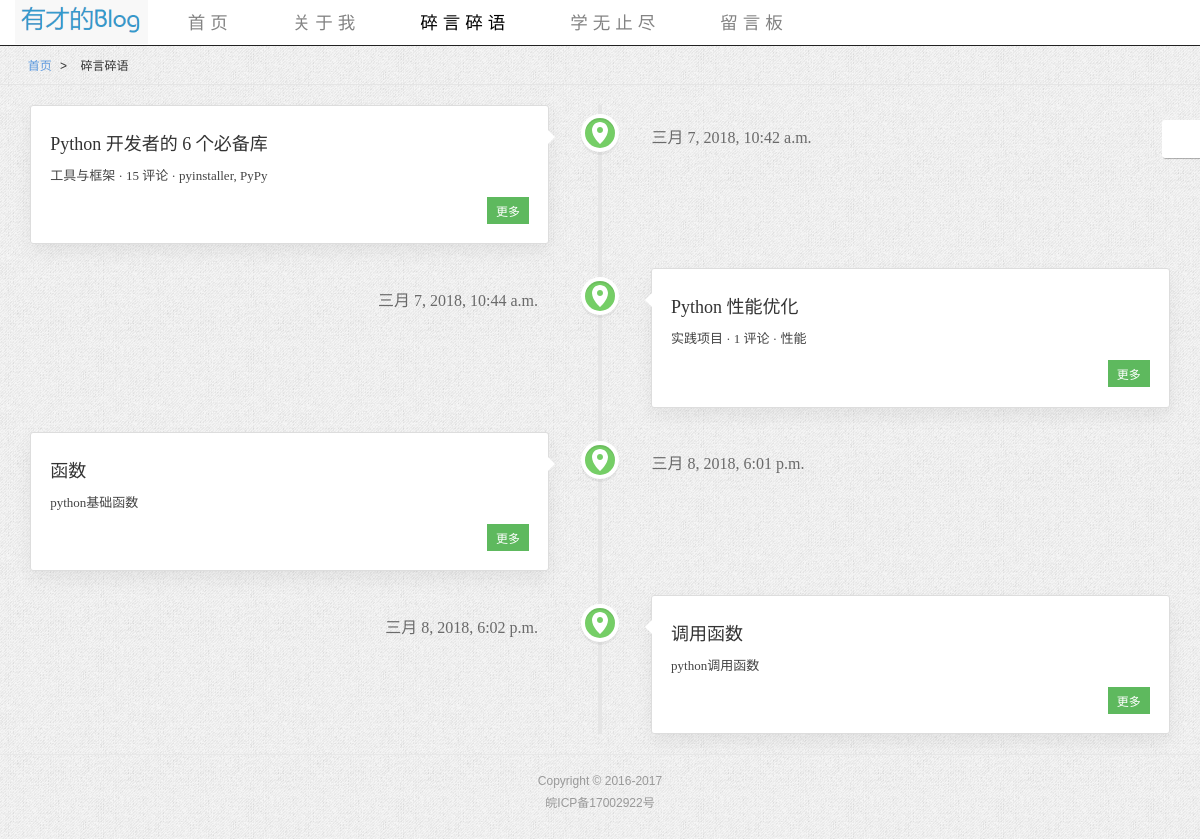
/mood.html, run on the app's committed database.
### myadmin/models.py (models this page shows)
class article(models.Model):
    title=models.CharField(max_length=100,null=True)
    image=models.ImageField(null=True)
    count=models.IntegerField(default=10)
    desc=models.CharField(max_length=200)
    content=models.TextField(null=True)
    sort=models.IntegerField(null=True)
    add_time=models.DateTimeField(auto_now_add=True)
    update_time=models.DateTimeField(auto_now=True)
    cat =models.ForeignKey('article_cat',to_field='id')

### home/views.py (the view)
# urls.py: url(r'^mood.html$',views.mood,name='mood'),
def mood(request):
    res = models.article.objects.all()
    return render(request, 'home/mood.html', {'res': res})

### templates/home/mood.html (shortened to what this page needs)
<!DOCTYPE HTML>
<html>
<head>
<link rel="stylesheet" type="text/css" href="/static/home/plugin/h-ui/css/H-ui.min.css" />
<link rel="stylesheet" type="text/css" href="/static/home/plugin/Hui-iconfont/1.0.8/iconfont.min.css" />
<link rel="stylesheet" type="text/css" href="/static/home/css/common.css" />
<link rel="stylesheet" type="text/css" href="/static/home/plugin/pifu/pifu.css" />
<link rel="stylesheet" type="text/css" href="/static/home/css/timeline.css" />
</head>
<body>
<header class="navbar-wrapper">
    <div class="navbar navbar-fixed-top">
        <div class="container cl">
            <a class="navbar-logo hidden-xs" href="/">
                <img class="logo" src="/static/home/img/logo.png" alt="Lao王博客" />
            </a>
            <nav class="nav navbar-nav nav-collapse w_menu" role="navigation">
                <ul class="cl">
                    <li class="active"> <a href="index.html" data-hover="首页">首页</a> </li>
                    <li> <a href="about.html" data-hover="关于我">关于我</a> </li>
                    <li> <a href="mood.html" data-hover="碎言碎语">碎言碎语</a> </li>
                    <li><a href="article.html" data-hover="学无止尽">学无止尽</a></li>
                    <li> <a href="board.html" data-hover="留言板">留言板</a> </li>
                </ul>
            </nav>
        </div>
    </div>
</header>
<nav class="breadcrumb">
    <div class="container"><i class="Hui-iconfont">&#xe67f;</i> <a href="/" class="c-primary">首页</a> <span class="c-gray en">&gt;</span> <span class="c-gray">碎言碎语</span></div>
</nav>
<section class="container mt-20">
    <div class="container-fluid">
        <div class="timeline">
        	        {% for i in res %}
					<div class="cd-timeline-block">
					    <div class="cd-timeline-img cd-picture">
					        <img src="/static/home/css/timeline/cd-icon-location.svg" alt="position">
					    </div>
					    <div class="cd-timeline-content">
					        <h4>{{ i.title }}</h4>
					        <p>{{ i.desc }}</p>
					        <a href="article_detail.html" class="f-r"><input class="btn btn-success size-S" type="button" value="更多"></a>
					        <span class="cd-date">{{ i.add_time }}</span>
					    </div>
					</div>
            {% endfor %}
        </div>
    </div>
</section>
<footer class="footer mt-20">
    <div class="container-fluid" id="foot">
        <p>Copyright &copy; 2016-2017  <br>
            <a href="http://www.miitbeian.gov.cn/" target="_blank">皖ICP备17002922号</a><br>
        </p>
    </div>
</footer>
</body>
</html>

### static/home/css/common.css (style rules this page uses)
body { background:url(../img/001.png) repeat 0 0; }
.container:after { content:""; display: block; clear: both; }
.navbar.navbar-fixed-top { border-bottom: 1px #222 solid; }
.nav ul li.active a { color:#000; }
.nav>ul>li>a { padding: 0 30px; outline: none; color: #838383; text-decoration: none; letter-spacing: 5px; text-shadow: 0 0 1px rgba(255,255,255,0.3); font-size: 1.25em; }
.nav>ul>li>a::before { color: #000; content: attr(data-hover); position: absolute; opacity: 0; text-shadow: 0 0 1px rgba(255,255,255,0.3); -webkit-transform: scale(1.1) translateX(10px) translateY(-10px) rotate(4deg); -moz-transform: scale(1.1) translateX(10px) translateY(-10px) rotate(4deg); transform: scale(1.1) translateX(10px) translateY(-10px) rotate(4deg); -webkit-transition: -webkit-transform 0.3s, opacity 0.3s; -moz-transition: -moz-transform 0.3s, opacity 0.3s; transition: transform 0.3s, opacity 0.3s; pointer-events: none; }
ul { list-style: none; }

### static/home/css/timeline.css (style rules this page uses)
.timeline { position: relative; font-size: 100%; font-family: "Microsoft yahei", serif; }
.timeline::before { content: ''; position: absolute; top: 0; left: 18px; height: 100%; width: 4px; background: #E5E5E5; }
.cd-timeline-block { position: relative; margin: 2em 0; }
.cd-timeline-block:after { content: ""; display: table; clear: both; }
.cd-timeline-block:first-child { margin-top: 0; }
.cd-timeline-block:last-child { margin-bottom: 0; }
.cd-timeline-img { position: absolute; top: 13px; left: 3px; width: 30px; height: 30px; border-radius: 50%; box-shadow: 0 0 0 4px #ffffff, inset 0 2px 0 rgba(0, 0, 0, 0.08), 0 3px 0 4px rgba(0, 0, 0, 0.05); }
.cd-timeline-img img { display: block; width: 24px; height: 24px; position: relative; left: 50%; top: 50%; margin-left: -12px; margin-top: -12px; }
.cd-timeline-img.cd-picture { background: #75ce66; }
@media only screen and (min-width: 1170px) { .timeline::before { left: 50%; margin-left: -2px; } }
@media only screen and (min-width: 1170px) { .cd-timeline-img { width: 30px; height: 30px; left: 50%; margin-left: -15px; -webkit-transform: translateZ(0); -webkit-backface-visibility: hidden; } }
.cd-timeline-content { position: relative; margin-left: 50px; border-radius: 0.25em; padding: 1em; background-color: #fff; border: solid 1px transparent; border-color: #ddd; box-shadow: 0px 8px 18px rgba(0,0,0,0.06); transition: all .2s ease-out; }
.cd-timeline-content:after { content: ""; display: table; clear: both; }
.cd-timeline-content p, .cd-timeline-content .cd-read-more, .cd-timeline-content .cd-date { font-size: 13px; font-size: 0.8125rem; }
.cd-timeline-content .cd-read-more, .cd-timeline-content .cd-date { display: inline-block; }
.cd-timeline-content p { line-height: 1.7; overflow: hidden; margin-top: 8px; color: #444; }
.cd-timeline-content .cd-date { float: left; padding: .8em 0; opacity: .7; }
.cd-timeline-content::before { content: ''; position: absolute; top: 16px; right: 100%; height: 0; width: 0; border: 7px solid transparent; border-right: 7px solid #ffffff; }
@media only screen and (min-width: 768px) { .cd-timeline-content .cd-read-more, .cd-timeline-content .cd-date { font-size: 14px; font-size: 0.875rem; } }
@media only screen and (min-width: 1170px) { .cd-timeline-content { margin-left: 0; padding: 1.6em; width: 42%; } }
@media only screen and (min-width: 1170px) { .cd-timeline-content::before { top: 24px; left: 100%; border-color: transparent; border-left-color: #ffffff; } }
@media only screen and (min-width: 1170px) { .cd-timeline-content .cd-date { position: absolute; width: 100%; left: 120%; top: 6px; font-size: 16px; font-size: 1rem; } }
@media only screen and (min-width: 1170px) { .cd-timeline-block:nth-child(even) .cd-timeline-content { float: right; } }
@media only screen and (min-width: 1170px) { .cd-timeline-block:nth-child(even) .cd-timeline-content::before { top: 24px; left: auto; right: 100%; border-color: transparent; border-right-color: #ffffff; } }
@media only screen and (min-width: 1170px) { .cd-timeline-block:nth-child(even) .cd-timeline-content .cd-date { left: auto; right: 122%; text-align: right; } }

### data on the page
article: title "Python 开发者的 6 个必备库", desc "工具与框架 · 15 评论 · pyinstaller, PyPy", add_time "三月 7, 2018, 10:42 a.m."
article: title "Python 性能优化", desc "实践项目 · 1 评论 · 性能", add_time "三月 7, 2018, 10:44 a.m."
article: title "函数", desc "python基础函数", add_time "三月 8, 2018, 6:01 p.m."
article: title "调用函数", desc "python调用函数", add_time "三月 8, 2018, 6:02 p.m."
